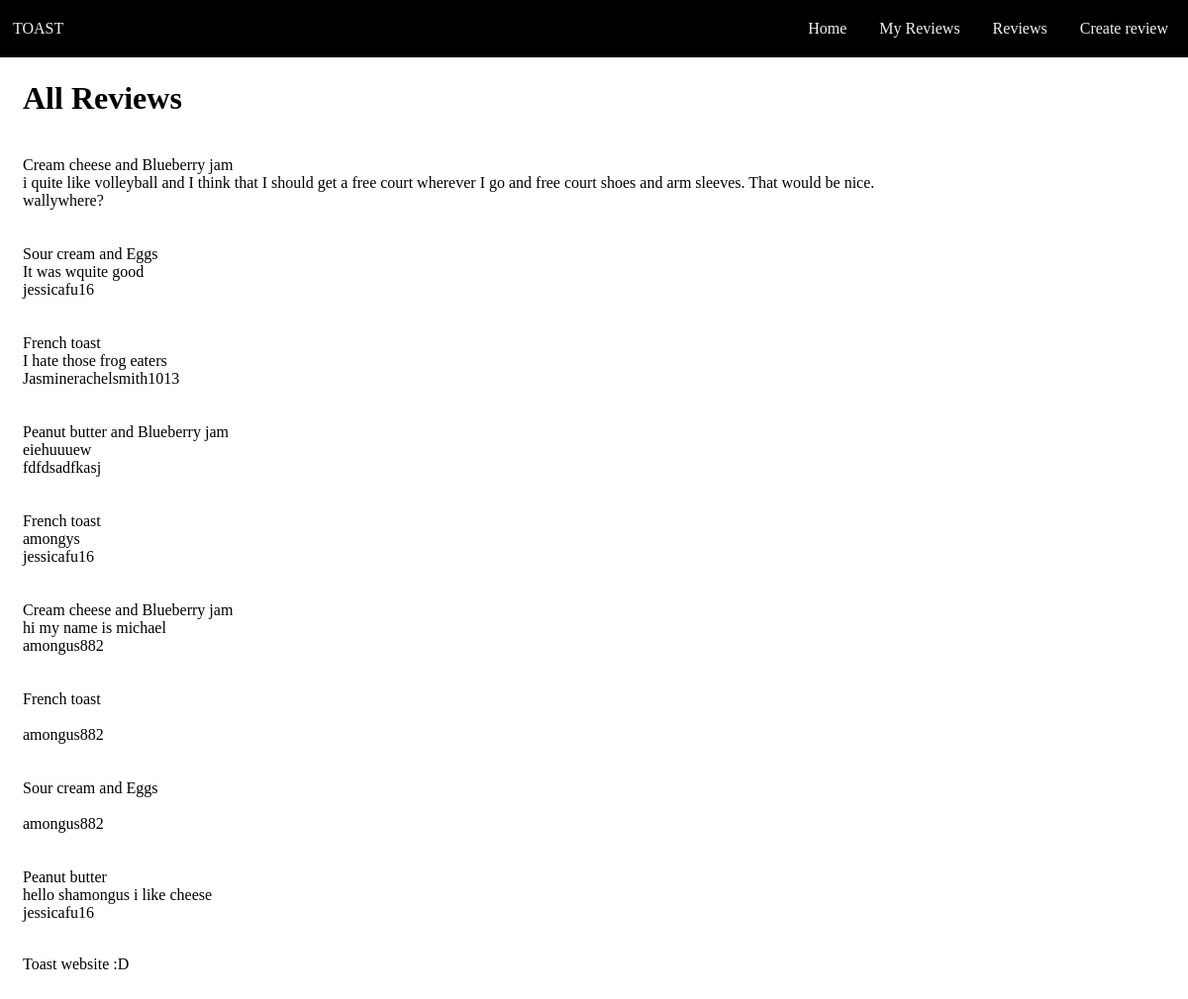
The app's page /reviews, older data.
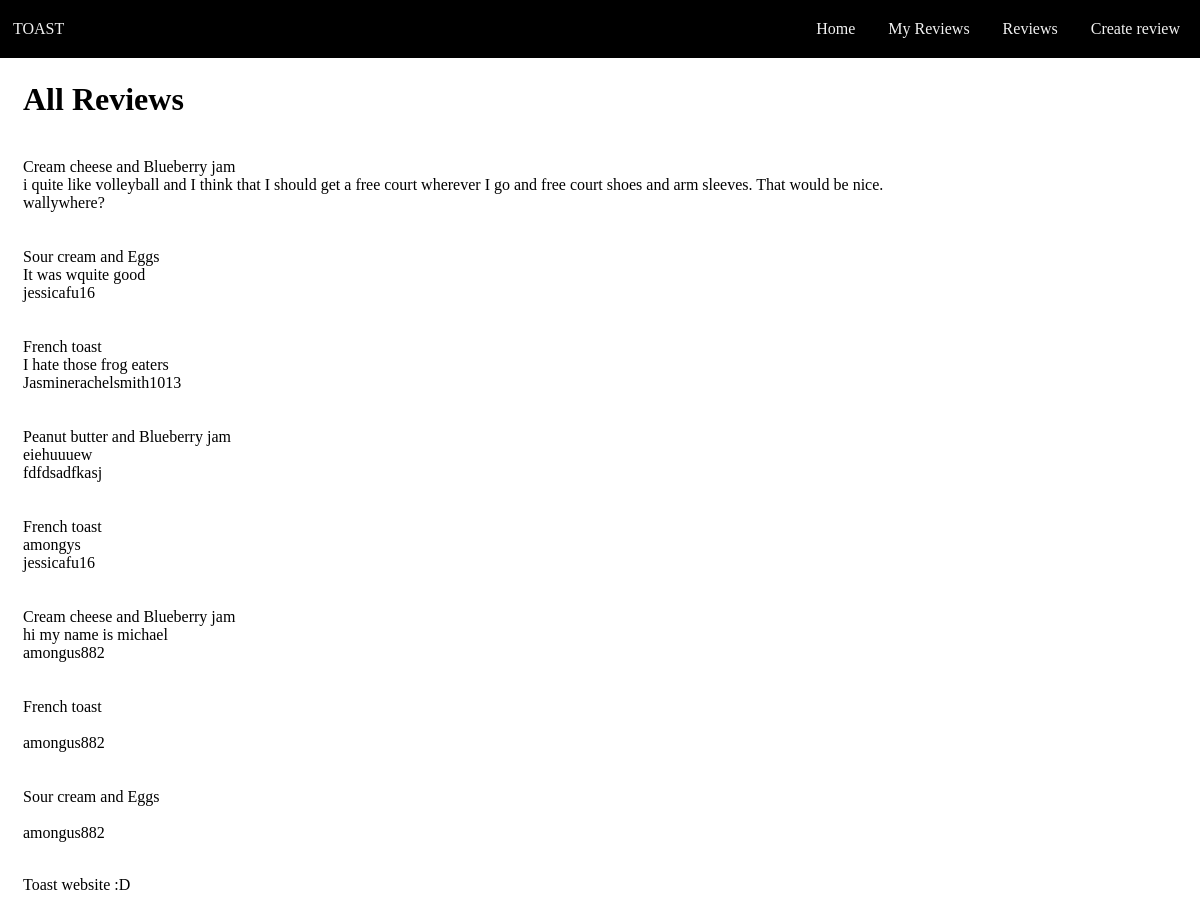
The same page, newer data.
### tables this page shows
CREATE TABLE Reviews (id INTEGER PRIMARY KEY AUTOINCREMENT, user_id INTEGER REFERENCES Users (id), review TEXT NOT NULL, toast_id);

CREATE TABLE Toast (id INTEGER PRIMARY KEY AUTOINCREMENT, description TEXT NOT NULL);

CREATE TABLE Users (id INTEGER PRIMARY KEY AUTOINCREMENT, username TEXT UNIQUE NOT NULL, password TEXT NOT NULL);

### routes.py (the view)
@app.route('/reviews')
def show_all_reviews():
    query = 'SELECT description, review, username FROM Reviews JOIN Toast ON reviews.toast_id = toast.id JOIN Users ON reviews.user_id = users.id'
    reviews = sql_queries(query, 1)
    return render_template("reviews.html", reviews=reviews)

### routes.py (called while the page is built)
def sql_queries(query, option):
    connection = sqlite3.connect('toast.db')
    cursor = connection.cursor()
    cursor.execute(query)
    if option == 0:
        result = cursor.fetchone()
        return result
    elif option == 1:
        result = cursor.fetchall()
        return result
    elif option == 2:
        connection.commit()
    connection.close()

### templates/reviews.html
{% extends 'layout.html' %}
{% block h1 -%}All Reviews{%- endblock %}
{% block main -%}
    {% for review in reviews %}
        <br>
        {{ review[0] }}
        <br>
        {{ review[1] }}
        <br>
        {{ review[2] }}
        <br>
        <br>
    {% endfor %}
{%- endblock %}

### templates/layout.html (shortened to what this page needs)
<!DOCTYPE html>
<html lang="en">
    <head>
        <link rel="stylesheet" href="static/style.css">
    </head>
    <body>
        <header>
            <h1>
                <br>
                {% block h1 %}{% endblock %}
            </h1>
        </header>
        <navbar>
            <div>
                <a href="/" id="ping">TOAST</a>
                <a href="/create_review" class="object">Create review</a>
                <a href="/reviews" class="object">Reviews</a>
                <a href="/my_reviews" class="object">My Reviews</a>
                <a href="/" class="object">Home</a>
            </div>
        </navbar>
        <main>
            {% block main %}{% endblock %}
        </main>
        <footer>
            <p>Toast website :D</p>
        </footer>
    </body>
</html>

### static/style.css (style rules this page uses)
body { word-wrap: break-word; padding:15px; }
a { text-decoration: none; color:black; }
div { background-color: #000000; padding-right: 94.7%; position: fixed; top: 0; left: 0; right: 0; width: 100%; }
.object { float: right; display: block; color: #f2f2f2; text-align: center; text-decoration: none; padding: 20px; padding-left: 13px; font-size: 16px; font-family: 'Arvo'; }
#ping { float: left; display: block; color: #f2f2f2; text-align: center; text-decoration: none; padding: 20px; padding-left: 13px; font-size: 16px; font-family: 'Arvo' }

Row changes from the older to the newer data that the page shows:
removed Reviews: description "Peanut butter", review "hello shamongus i like cheese", username "jessicafu16"
